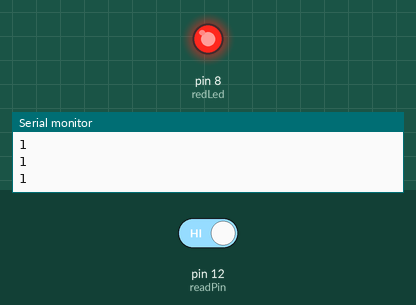
This sketch was run on a simulated Arduino Uno, built with avr-gcc and run on an emulated ATmega328P. Parts: output pins drawn as LEDs (lit = HIGH), the last lines printed to the serial monitor. Dashed ring = blinking. The test bench sets the inputs (shaded band); at power-on: pin 12 (readPin) HIGH.

Above: at 1.8 s.
1.9 s: pin 12 (readPin) driven LOW
At 2.9 s:
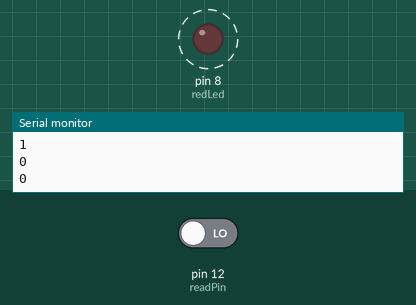
4.9 s: pin 12 (readPin) driven HIGH
At 5.8 s:
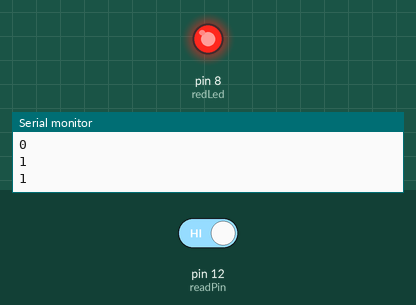
Timing chart, 0 to 7.9 s (numbered marks = the images above; inputs shaded):
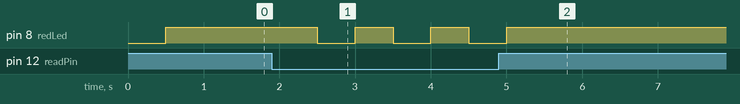

The sketch:

sketch_switches_2.ino
```cpp
// Switches

int redLed=8;
int readPin=12;
int buttonRead;
int dt=500;
bool button=true;

void setup() {
  Serial.begin(9600);
  pinMode(redLed,OUTPUT);
  pinMode(readPin,INPUT);
}

void loop() {
  buttonRead=digitalRead(readPin);
  Serial.println(buttonRead);
  delay(dt);
  if (buttonRead == 0)
  {
    button = !(button);
  }

  // It's on or off depending on a click.
  // The timing (and something else) might not be ideal
  if (button == true)
  {
    digitalWrite(redLed,HIGH);
  }
  else
  {
    digitalWrite(redLed,LOW);
  }
}
```

Measured:
- after the input at 1.9 s, pin 8 (redLed): alternates HIGH for 0.50 s and LOW for 0.50 s, starting after 0.60 s
- after the input at 4.9 s, pin 8 (redLed): goes on until 5.0 s, then stays HIGH
